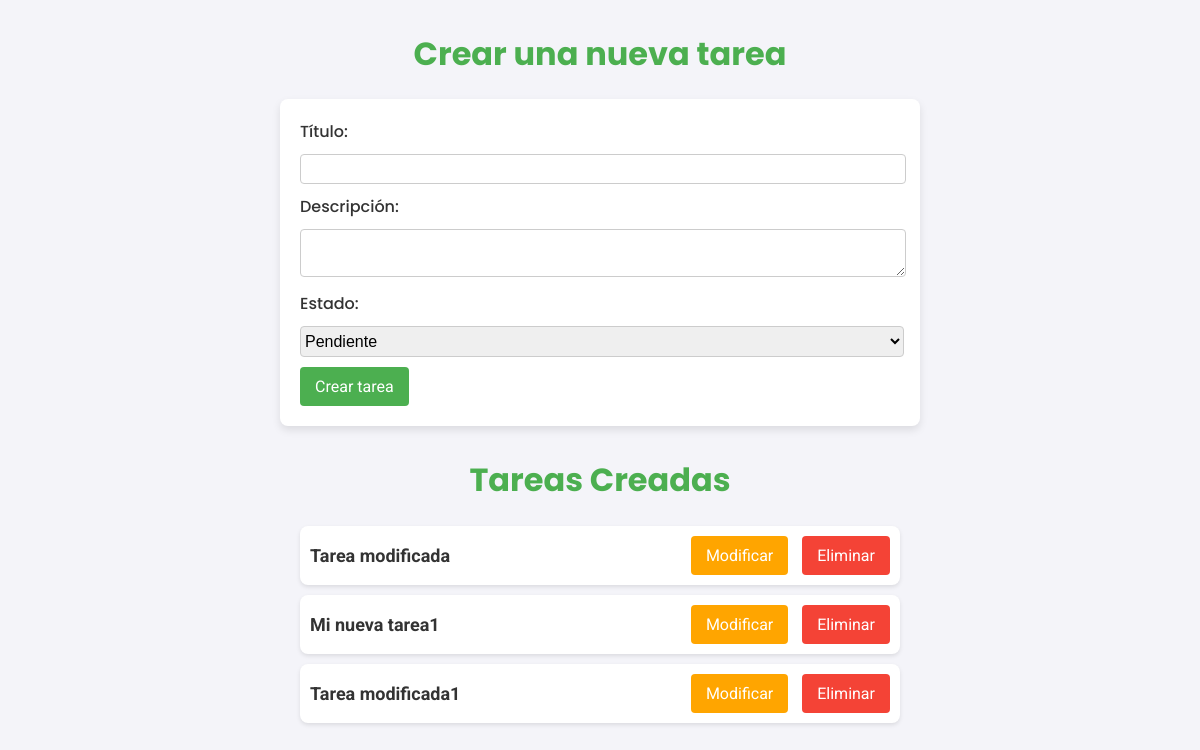
The page /tareas (signed in) on the database as committed earlier.
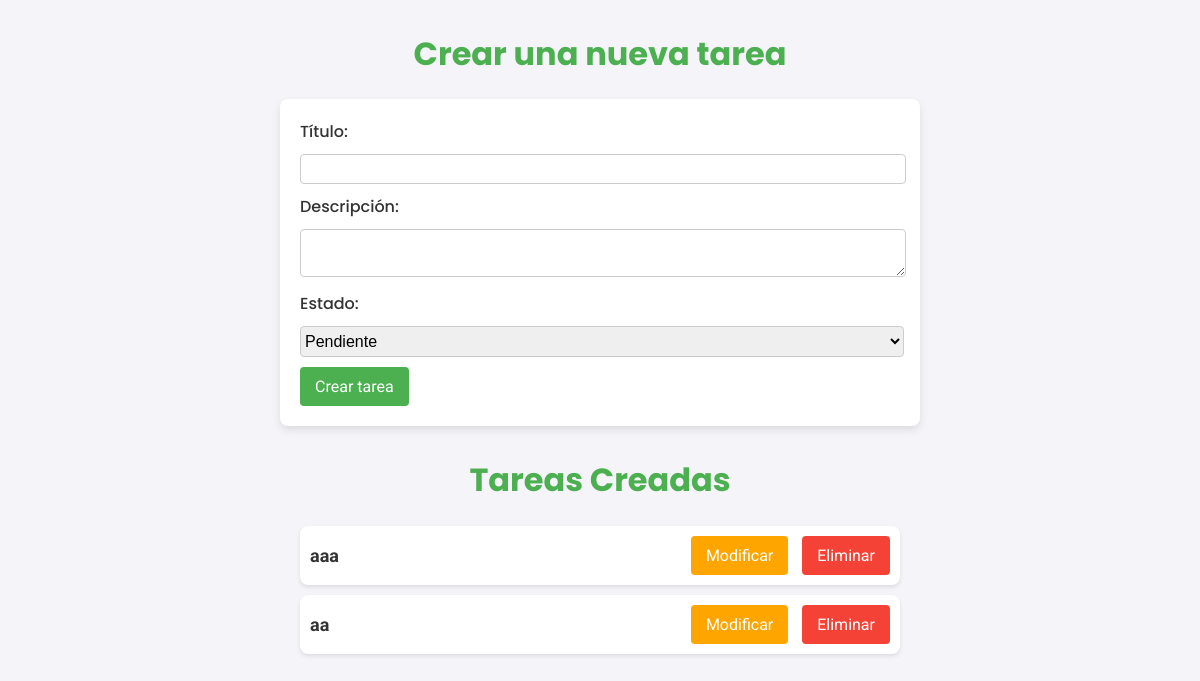
The same page on the database as committed later.
### app/models.py (models this page shows)
class Task(Base):
    __tablename__ = "tasks"
    id = Column(Integer, primary_key=True, index=True)
    title = Column(String)
    description = Column(String)
    state = Column(String)  # Por ejemplo: 'pendiente', 'en progreso', 'completada'
    user_id = Column(Integer, ForeignKey("users.id"))
    user = relationship("User", back_populates="tasks")

### app/routers/tareas.py (the view)
@router.get("/tareas", response_class=HTMLResponse)
async def mostrar_tareas(
    request: Request,
    db: Session = Depends(database.get_db),
    current_user: User = Depends(get_current_user)
):
    tareas = crud.get_tasks(db=db, user_id=current_user.id)
    return templates.TemplateResponse("tareas.html", {
        "request": request,
        "tasks": tareas,
        "user": current_user
    })

### app/templates/tareas.html (shortened to what this page needs)
<!DOCTYPE html>
<html lang="es">
<head>
</head>
<body>
    <h1>Crear una nueva tarea</h1>
    <form id="tarea-form">
        <label for="title">Título:</label><br>
        <input type="text" id="title" name="title" required><br>
        <label for="description">Descripción:</label><br>
        <textarea id="description" name="description" required></textarea><br>
        <label for="state">Estado:</label><br>
        <select id="state" name="state" required>
            <option value="pendiente">Pendiente</option>
        </select><br>
        <button type="submit">Crear tarea</button>
    </form>
    <h1>Tareas Creadas</h1>
    <ul id="task-list" class="task-list">
        {% for task in tasks %}
            <li id="task-{{ task.id }}">
                <span class="task-title">{{ task.title }}</span>
                <div class="task-actions">
                    <button class="modify" onclick="toggleEditForm({{ task.id }}, '{{ task.title }}', '{{ task.description }}', '{{ task.state }}')">Modificar</button>
                    <button onclick="deleteTask({{ task.id }})">Eliminar</button>
                </div>
            </li>
        {% endfor %}
    </ul>
</body>
</html>

Rows that differ between the two databases and show on the page:
removed Task: title "Tarea modificada"
removed Task: title "Mi nueva tarea1"
removed Task: title "Tarea modificada1"
added Task: title "aaa"
added Task: title "aa"
